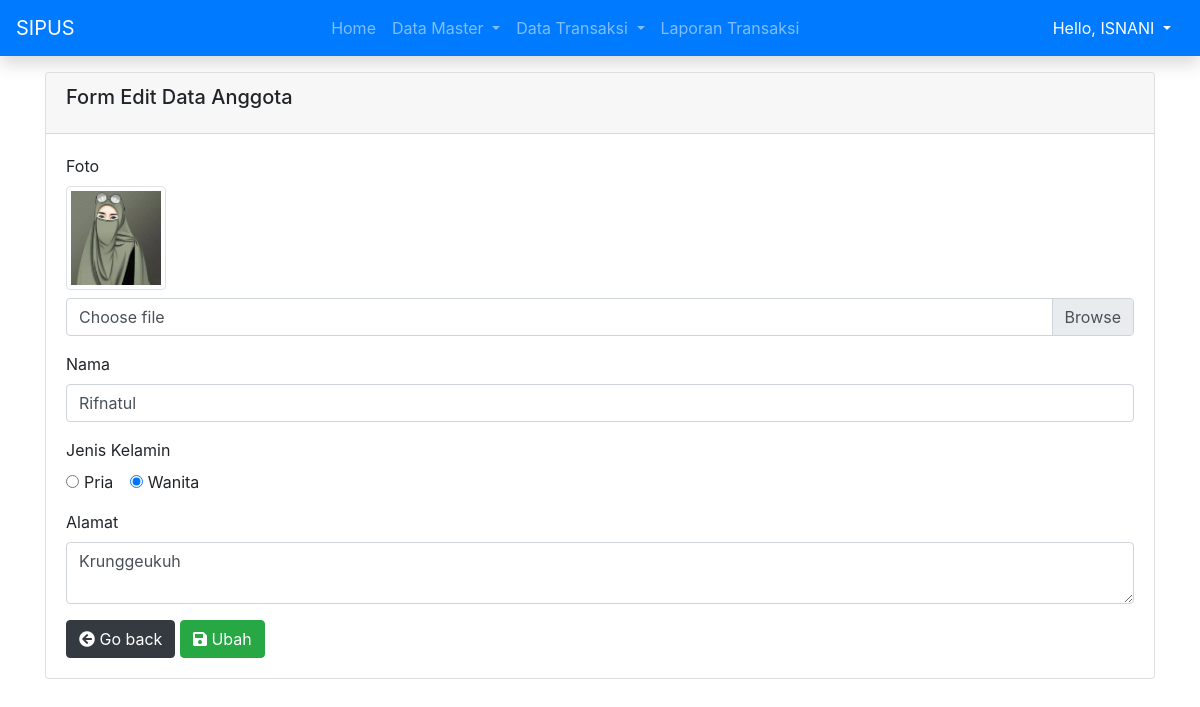
Page /edit_anggota.php?id=001 (signed in) on the committed database.
### tables this page shows
CREATE TABLE `tbanggota` (
  `id_anggota` varchar(5) NOT NULL,
  `nama` varchar(30) NOT NULL,
  `gender` enum('Pria','Wanita') NOT NULL,
  `alamat` text NOT NULL,
  `status` varchar(30) NOT NULL,
  `foto` varchar(35) NOT NULL
);

### edit_anggota.php (the view, shortened to what this page needs)
<?php
if (empty($_GET["id"])) {
    echo "<script>window.location='javascript:history.go(-1)'</script>";
} else {
    include 'koneksi.php';
    $id_anggota = $_GET['id'];
    $sql = "SELECT * FROM tbanggota WHERE id_anggota='$id_anggota'";
    $result = $conn->query($sql);
    if ($result->num_rows > 0) {
        $anggota = $result->fetch_assoc();
        $id_anggota = $anggota["id_anggota"];
        $nama = $anggota["nama"];
        $gender = $anggota["gender"];
        $alamat = $anggota["alamat"];
        $foto = $anggota["foto"];
    }
}
?>
<!DOCTYPE html>
<html lang="en">
<head>
    <link rel="stylesheet" href="css/bootstrap.min.css" />
    <link rel="stylesheet" href="https://cdn.datatables.net/1.10.25/css/dataTables.bootstrap4.min.css">
    <link rel="stylesheet" href="https://pro.fontawesome.com/releases/v5.10.0/css/all.css" />
</head>
<body>
    <?php include 'navbar.php' ?>
    <div class="container">
        <div class="row">
            <div class="col-md">
                <div class="card">
                    <div class="card-header">
                        <h5 class="card-title">Form Edit Data Anggota</h5>
                    </div>
                    <div class="card-body">
                        <form action="<?= $_SERVER["PHP_SELF"] . "?id=" . $id_anggota ?>" method="POST" enctype="multipart/form-data">
                            <div class="form-group">
                                <label for="foto">Foto</label><br>
                                <img src="images/member/<?= $foto ?>" alt="<?= $nama ?>" class="img-thumbnail mb-2" width="100">
                                <div class="custom-file">
                                    <label class="custom-file-label" for="foto">Choose file</label>
                                </div>
                            </div>
                            <div class="form-group">
                                <label for="nama">Nama</label>
                                <input type="text" name="nama" id="nama" class="form-control" value="<?= $nama ?>" required>
                            </div>
                            <div class="form-group">
                                <label>Jenis Kelamin</label>
                                <div class="row">
                                    <div class="col">
                                        <div class="form-check form-check-inline">
                                            <input class="form-check-input" type="radio" name="jenisKelamin" id="jenisKelamin1" value="Pria" <?= ($gender == "Pria") ? 'checked' : ''  ?> required>
                                            <label class="form-check-label" for="jenisKelamin1">Pria</label>
                                        </div>
                                        <div class="form-check form-check-inline">
                                            <input class="form-check-input" type="radio" name="jenisKelamin" id="jenisKelamin2" value="Wanita" <?= ($gender == "Wanita") ? 'checked' : ''  ?>>
                                            <label class="form-check-label" for="jenisKelamin2">Wanita</label>
                                        </div>
                                    </div>
                                </div>
                            </div>
                            <div class="form-group">
                                <label for="alamat">Alamat</label>
                                <textarea name="alamat" id="alamat" rows="2" class="form-control" required><?= $alamat; ?></textarea>
                            </div>
                            <a href="javascript:history.go(-1)" class="btn btn-dark">
                                <i class="fas fa-arrow-circle-left"></i>
                                Go back</a>
                            <button type="submit" name="submit" class="btn btn-success">
                                <i class="fas fa-save"></i>
                                Ubah</button>
                        </form>
                    </div>
                </div>
            </div>
        </div>
    </div>
</body>
</html>

### rows in the picture
tbanggota: foto (picture), nama "Rifnatul", gender "☐ Pria", gender "☑ Wanita", alamat "Krunggeukuh"

### other values in the picture
$_SESSION["nama_admin"] "ISNANI"
